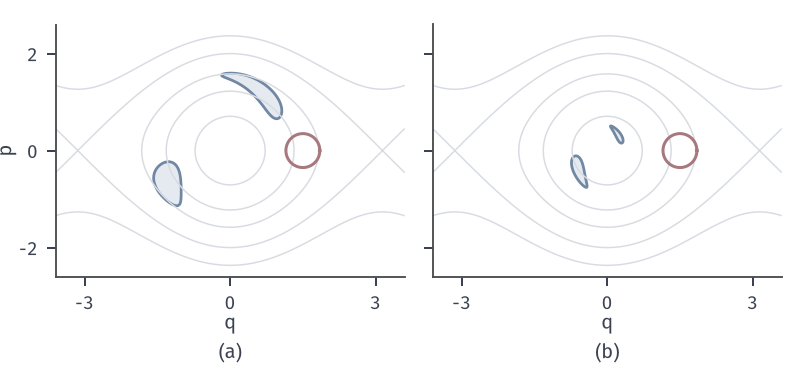

Write the Python code that produced this figure.
from pathlib import Path
import sys
sys.path.insert(0, str(Path(__file__).resolve().parents[1]/"odesens-common"))
from common import *
HERE = Path(__file__).resolve().parent
# 目标：摆的相空间。小圆盘在无阻尼下面积保持，有阻尼 c=0.4 下面积以 exp(-c t) 收缩。
fig, axes = figure(width_mm=112, height_mm=52, ncols=2, sharey=True)
panel(fig, .07, .985, .96, .22, .08)
def field(c):
    return lambda t, Z: np.c_[Z[:, 1], -np.sin(Z[:, 0])-c*Z[:, 1]]
th = np.linspace(0, 2*np.pi, 721); D0 = np.c_[1.5+.35*np.cos(th), .35*np.sin(th)]
q = np.linspace(-3.6, 3.6, 300); p = np.linspace(-2.6, 2.6, 300); Q, P = np.meshgrid(q, p); H = P**2/2+1-np.cos(Q)
out = {}
for ax, c in zip(axes, (0., .4)):
    ax.contour(Q, P, H, levels=[.25, .75, 1.25, 2.0, 2.8], colors=[GRID], linewidths=.6)
    ts = np.linspace(0, 6, 1201); f = field(c); Z = D0.copy(); areas = {0: shoelace(D0)}
    idx = {600: 3, 1200: 6}
    for i, (a, b) in enumerate(zip(ts[:-1], ts[1:]), 1):
        h = b-a; k1 = f(a, Z); k2 = f(a, Z+h/2*k1); k3 = f(a, Z+h/2*k2); k4 = f(a, Z+h*k3); Z = Z+h/6*(k1+2*k2+2*k3+k4)
        if i in idx:
            ax.fill(Z[:, 0], Z[:, 1], facecolor=BLUE_FILL, edgecolor=BLUE, lw=1.1); areas[idx[i]] = shoelace(Z)
    ax.plot(D0[:, 0], D0[:, 1], color=RED, lw=1.2)
    ax.set_xlim(-3.6, 3.6); ax.set_ylim(-2.6, 2.6); ax.set_aspect('equal'); ax.set_xticks([-3, 0, 3]); ax.set_xlabel('$q$', labelpad=0); out[c] = areas
axes[0].set_yticks([-2, 0, 2]); axes[0].set_ylabel('$p$', labelpad=1)
tags(fig, axes)
print(out, np.pi*.35**2*np.exp(-.4*np.array([3, 6])))
save(fig, HERE, 'figure', {'areas': {str(k): v for k, v in out.items()}})
